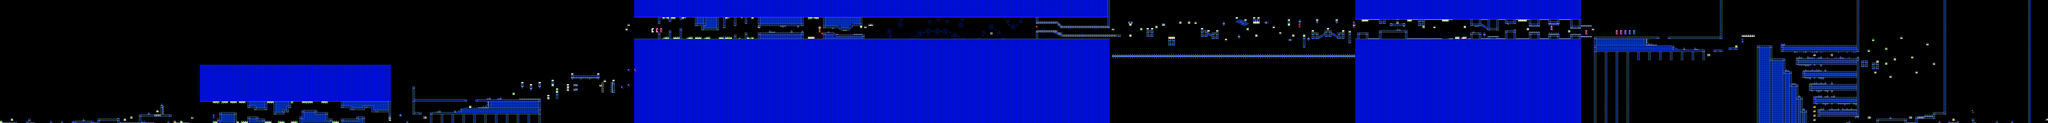

A 2D game scene composited from a Tiled map and its tileset images. What follows is a short description and the map's XML, with each tile layer's data collapsed to a summary:
An orthogonal 943x57 tile map with 16x16 px tiles, 2 tile layers (SP, ...), 2 tilesets.

<map version="1.11" tiledversion="1.12.1" orientation="orthogonal" renderorder="right-down" width="943" height="57" tilewidth="16" tileheight="16" infinite="0" nextlayerid="5" nextobjectid="1">
 <editorsettings>
  <chunksize width="16" height="27" />
  <export target="export.csv" format="csv" />
 </editorsettings>
 <tileset firstgid="1" name="famidash" tilewidth="16" tileheight="16" tilecount="256" columns="16">
  <image source="../../../GRAPHICS/famidash.bmp" width="256" height="256" />
 </tileset>
 <tileset firstgid="257" name="sprites" tilewidth="16" tileheight="16" tilecount="256" columns="16">
  <image source="../../../GRAPHICS/sprites.png" width="256" height="256" />
 </tileset>
 <layer id="1" width="943" height="57">
  <data>[53751 cells, 23459 non-empty, 83 distinct tile ids]</data>
 </layer>
 <layer id="2" name="SP" width="943" height="57">
  <data>[53751 cells, 326 non-empty, 72 distinct tile ids]</data>
 </layer>
</map>
